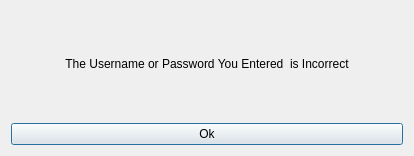
<?xml version="1.0" encoding="UTF-8"?>
<ui version="4.0">
 <class>Error</class>
 <widget class="QDialog" name="Error">
  <property name="geometry">
   <rect>
    <x>0</x>
    <y>0</y>
    <width>414</width>
    <height>156</height>
   </rect>
  </property>
  <property name="windowTitle">
   <string>Dialog</string>
  </property>
  <layout class="QGridLayout" name="gridLayout">
   <item row="0" column="0">
    <widget class="QLabel" name="label">
     <property name="text">
      <string>The Username or Password You Entered  is Incorrect</string>
     </property>
     <property name="alignment">
      <set>Qt::AlignCenter</set>
     </property>
    </widget>
   </item>
   <item row="1" column="0">
    <widget class="QPushButton" name="pushButton">
     <property name="text">
      <string>Ok</string>
     </property>
    </widget>
   </item>
  </layout>
 </widget>
 <resources/>
 <connections/>
</ui>
